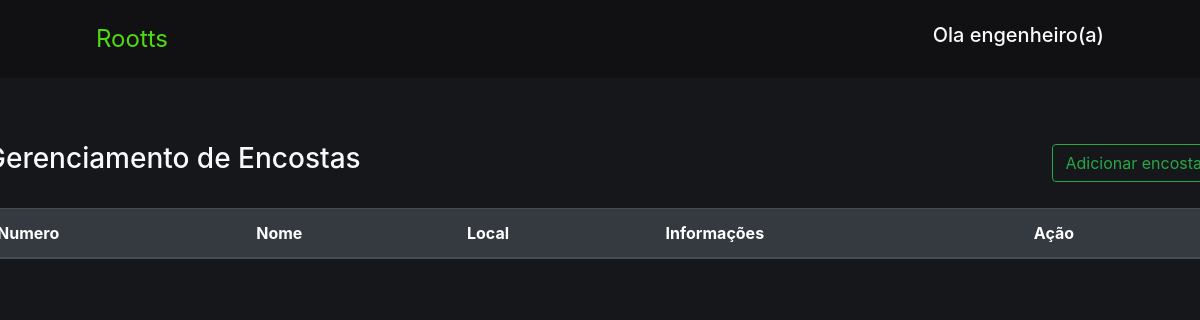
Page /crud/ on the earlier database version.
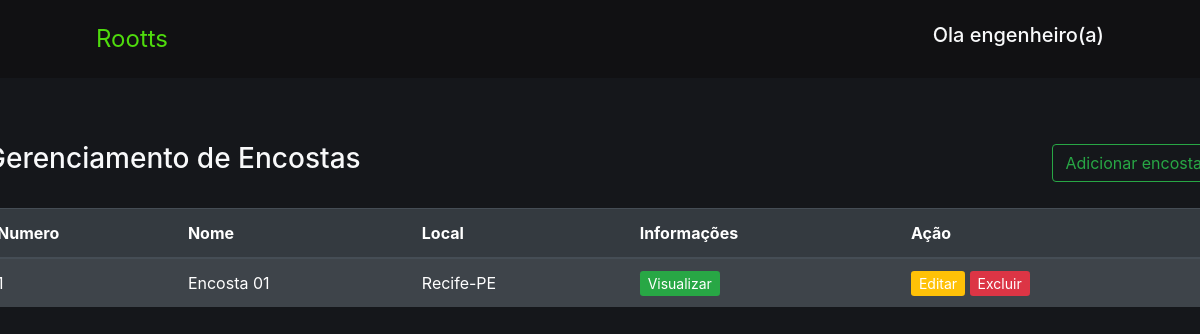
Same page on the later database version.
### roottsApp/models.py (models this page shows, shortened)
class Encosta(models.Model):
    nome = models.CharField(max_length=15)
    local = models.CharField(max_length=40)
    latitude = models.DecimalField(max_digits=9, decimal_places=6)
    longitude = models.DecimalField(max_digits=9, decimal_places=6)
    declividade = models.DecimalField(max_digits=9, decimal_places=6)
    numeroConstrucoes = models.DecimalField(max_digits=9, decimal_places=6)
    coeficienteUmidade = models.DecimalField(max_digits=5, decimal_places=3)
    proximidadeRedeViarias = models.DecimalField(max_digits=9, decimal_places=6)
    proximidadeCorposLiquidos = models.DecimalField(max_digits=9, decimal_places=6)

### roottsApp/views.py (the view)
# urls.py: path('crud/', EncostaView, name='crud'),
def EncostaView(request):
  encostas = Encosta.objects.all()
  return render(request, 'crud.html', {'encostas': encostas})

### roottsApp/templates/crud.html
{% extends 'base.html' %}
{% load humanize %}
{% block content %}
    <div class="row  text-light" style="margin-bottom: 1.5rem; background-color: #FFF display: flex; align-items: center; justify-content: space-between">
        <h3>
            Gerenciamento de Encostas
        </h3>
        <a href="{% url 'add_encosta' %}" class="btn btn-outline-success">Adicionar encosta</a>
    </div>
    <div class="row text-light" >
        <table class="table table-striped table-dark">
          <thead>
            <tr>
                <th scope="col">Numero</th>
                <th scope="col">Nome</th>
                <th scope="col">Local</th>
                <th scope="col">Informações</th>
                <th scope="col">Ação</th>
            </tr>
          </thead>
                {% for encosta in encostas %}
                    <tr>
                        <td>{{ encosta.id }}</td>
                        <td>{{ encosta.nome }}</td>
                        <td>{{ encosta.local }}</td>
                        <td>
                            <a class="btn-sm btn-success" style="text-decoration:none;" href="{% url 'view_encosta' encosta.pk %}">Visualizar</a>
                        </td>
                        <td>
                            <a class="btn-sm btn-warning" style="text-decoration:none;color:white;"; href="{% url 'upd_encosta' encosta.pk %}">Editar</a>
                            <a class="btn-sm btn-danger" style="text-decoration:none;" href="{% url 'del_encosta' encosta.pk %}">Excluir</a>
                        </td>
                    </tr>
                {% endfor %}
        </table>
    </div>
{% endblock %}

### roottsApp/templates/base.html (shortened to what this page needs)
{% load bootstrap4 %}
<!DOCTYPE html>
<html lang="pt-br">
<head>
    {% bootstrap_css %}
</head>
<body>
    <nav class="navbar navbar-dark" style="padding: 1rem; background-color: #111113; margin-bottom: 1rem;">
        <a class="navbar-brand" href="{% url 'index' %}" id="logo">Rootts</a>
        <ul class="nav" style="margin-right: 5rem">
            <h5 class="text-light">Ola engenheiro(a)</h5>
        </ul>
    </nav>
    <div class="content">
        {% block content %}
        {% endblock %}
    </div>
</body>
</html>

### roottsApp/templates/base.html (style rules this page uses)
* { margin: 0; padding: 0; box-sizing: border-box; }
body { background-color: #15171B; }
#logo { color: #4FDB0D; font-size: 1.5rem; margin-left: 5rem; transition: ease 0.5s; }
.content { padding-top: 3rem; max-width: 1360px; margin: 0 auto; }

Differences in the rows shown:
added Encosta: nome "Encosta 01", local "Recife-PE"
